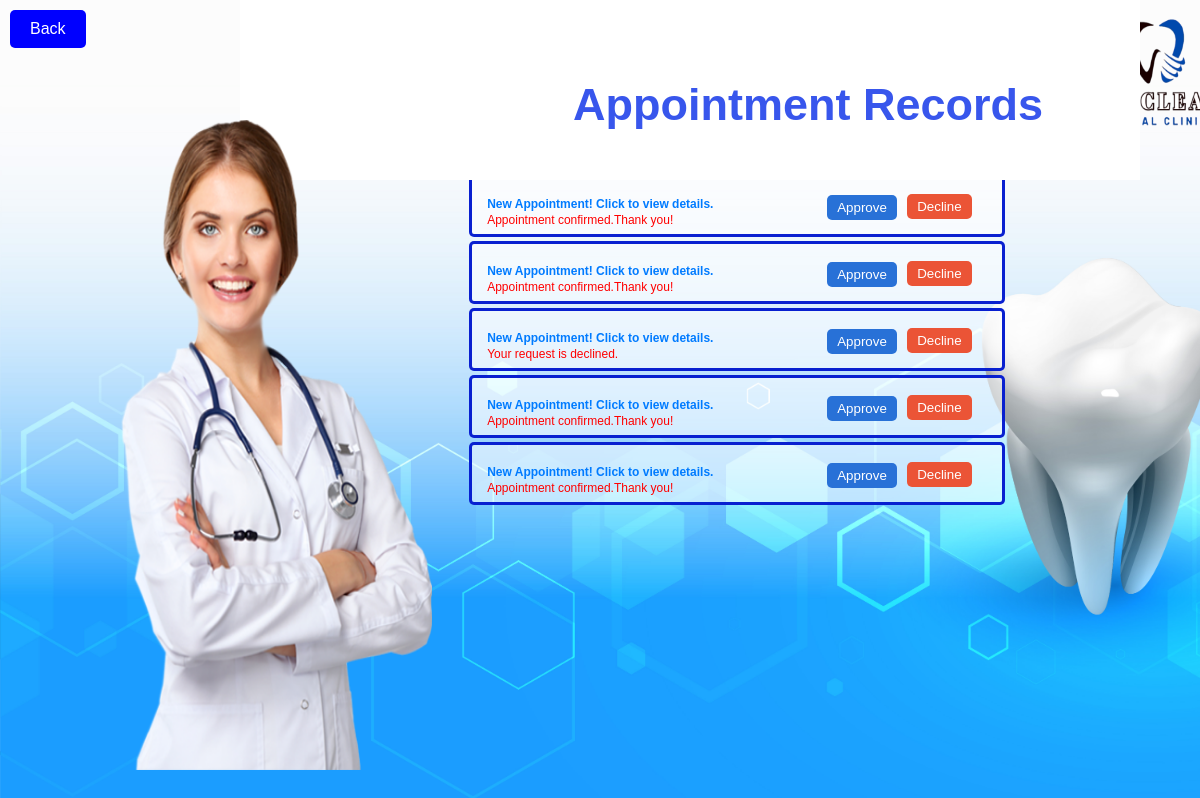
The page /adminrecords/ on the database its author committed.
### clear/models.py (models this page shows, shortened)
class Appointment(models.Model):
    GENDER_CHOICES = [
        ('Male', 'Male'),
        ('Female', 'Female'),
    ]
    DOCTOR_CHOICES = [
        ('Dr. Coleen V. Lee, DMD', 'Dr. Coleen V. Lee, DMD'),
        ('Dr. Arleen Lim-Lee, DMD', 'Dr. Arleen Lim-Lee, DMD'),
    ]
    full_name = models.CharField(max_length=255, default='')
    gender = models.CharField(max_length=10, choices=GENDER_CHOICES)
    phone_number = models.CharField(max_length=15, default='')
    email = models.EmailField()
    address = models.CharField(max_length=255, default='')
    appointment_date = models.DateField(default=timezone.now)
    appointment_time = models.TimeField(default=timezone.now)
    doctor = models.CharField(max_length=50, choices=DOCTOR_CHOICES)
    Teeth_Extractions = models.BooleanField(default=False)
    Dental_Cleaning = models.BooleanField(default=False)
    Teeth_Whitening = models.BooleanField(default=False)
    Dental_Crowns = models.BooleanField(default=False)
    Cosmetics_Dentistry = models.BooleanField(default=False)
    approval = models.BooleanField(default=False)
    approval_message = models.TextField(blank=True, null=True)

### clear/views.py (the view)
# urls.py: path('adminrecords/',views.adminrecords, name='adminrecords'),
def adminrecords(request):
    appointments = Appointment.objects.all().order_by('-id')
    return render(request,'users/adrecords.html', {'appointments':appointments})

### clear/templates/users/adrecords.html (shortened to what this page needs)
<!DOCTYPE html>
<html>
    {%load static%}
    <head>
    <link rel="stylesheet" href="{% static 'adrecord.css' %}">
</head>
<body>
    <a href="{% url 'adminpage' %}" class="back-button">Back</a>
<div class="logo">
    <img src="{% static 'images/logo.png' %}" alt="Logo">
</div>
<div class="image">
    <img src="{% static 'images/doctoradmin.png' %}" alt="logo"  />
    </div>
<h1><p style="margin-left: 37%;font-family: Impact, Haettenschweiler, 'Arial Narrow Bold', sans-serif; font-size: 45px; margin-top: 3%;"><br>Appointment Records</p></h1>
<div class="title" style="margin-bottom: 8%; margin-left: 30%; margin-top: 5%;">RECORDS</div>
<ul>
{% for appointment in appointments %}
<li>
    <h4  onclick="showDetails('{{ appointment.id }}')"> New Appointment! Click to view details.</h4>
    <p  onclick="showDetails('{{ appointment.id }}')" class="{% if appointment.approval_message %}visible-text{% else %}hidden-text{% endif %}">
        {{ appointment.approval_message }}
    </p>
    <div class="buttons">
        <form id="approveForm" method="post" action="{% url 'approve_appointment' appointment.id %}">
            <button type="submit" class="approve-button">Approve</button>
        </form>
        <div class="cancel">
            <form id="cancelForm" method="post" action="{% url 'cancel_appointment' appointment.id %}">
                <button type="submit" class="cancel-button">Decline</button>
            </form>
        </div>
    </div>
</li>
{% endfor %}
</ul>
</body>
</html>

### clear/static/adrecord.css (style rules this page uses)
body { margin: 0; padding: 0; font-family: 'Poppins', sans-serif; background-image: url('images/6.jpg'); background-size: cover; background-repeat: no-repeat; background-attachment: fixed; }
.visible-text { color: red; visibility: visible; }
.logo img { margin-top: -2%; width: 180px; height:160px; margin-left: 87%; position: fixed; }
.image img { width: 26%; height: 650px ; margin-top: 5%; margin-left: 10%; position: fixed; z-index: 1; }
h2, h3, h4 { color: #007BFF; margin-top: 1%; margin-bottom: -2%; }
ul { list-style-type: none; padding: -15px; margin-bottom: 20px; font-family: 'Lucida Sans', 'Lucida Sans Regular', 'Lucida Grande', 'Lucida Sans Unicode', Geneva, Verdana, sans-serif; font-size: 12px; }
li { border: 3px solid #041bcff9; border-radius: 5px; background-color: #ffffff8a; margin-bottom: 4px; padding: 15px; max-width: 500px; margin-left: 37%; }
a { color: #007BFF; text-decoration: none; }
.approve-button { background-color: #2871d7; color: #fff; padding: 5px 10px; border: none; border-radius: 5px; cursor: pointer; margin-top: 4%; }
.cancel-button { background-color: rgb(235, 84, 54); color: #fff; padding: 5px 10px; border: none; border-radius: 5px; cursor: pointer; margin-top: 2%; }
.cancel { margin-top: -17.5%; margin-left: 50%; }
.buttons { margin-left: 68%; margin-top: -10%; }

### clear/templates/users/adrecords.html (style rules this page uses)
.back-button { position: fixed; top: 10px; left: 10px; text-decoration: none; background-color: blue; padding: 10px 20px; border: none; border-radius: 5px; color: white; }
h1 { color: rgb(56, 86, 236); background: linear-gradient(to right,white, white); margin-left: 20% ; position: fixed; width: 900px; height:180px; margin-top: -5%; }
.logo img { margin-top: -5%; width: 180px; height:150px; margin-left: 89%; position: fixed; }

### rows shown on the page
Appointment: approval_message "Appointment confirmed.Thank you!"
Appointment: approval_message "Appointment confirmed.Thank you!"
Appointment: approval_message "Your request is declined."
Appointment: approval_message "Appointment confirmed.Thank you!"
Appointment: approval_message "Appointment confirmed.Thank you!"
